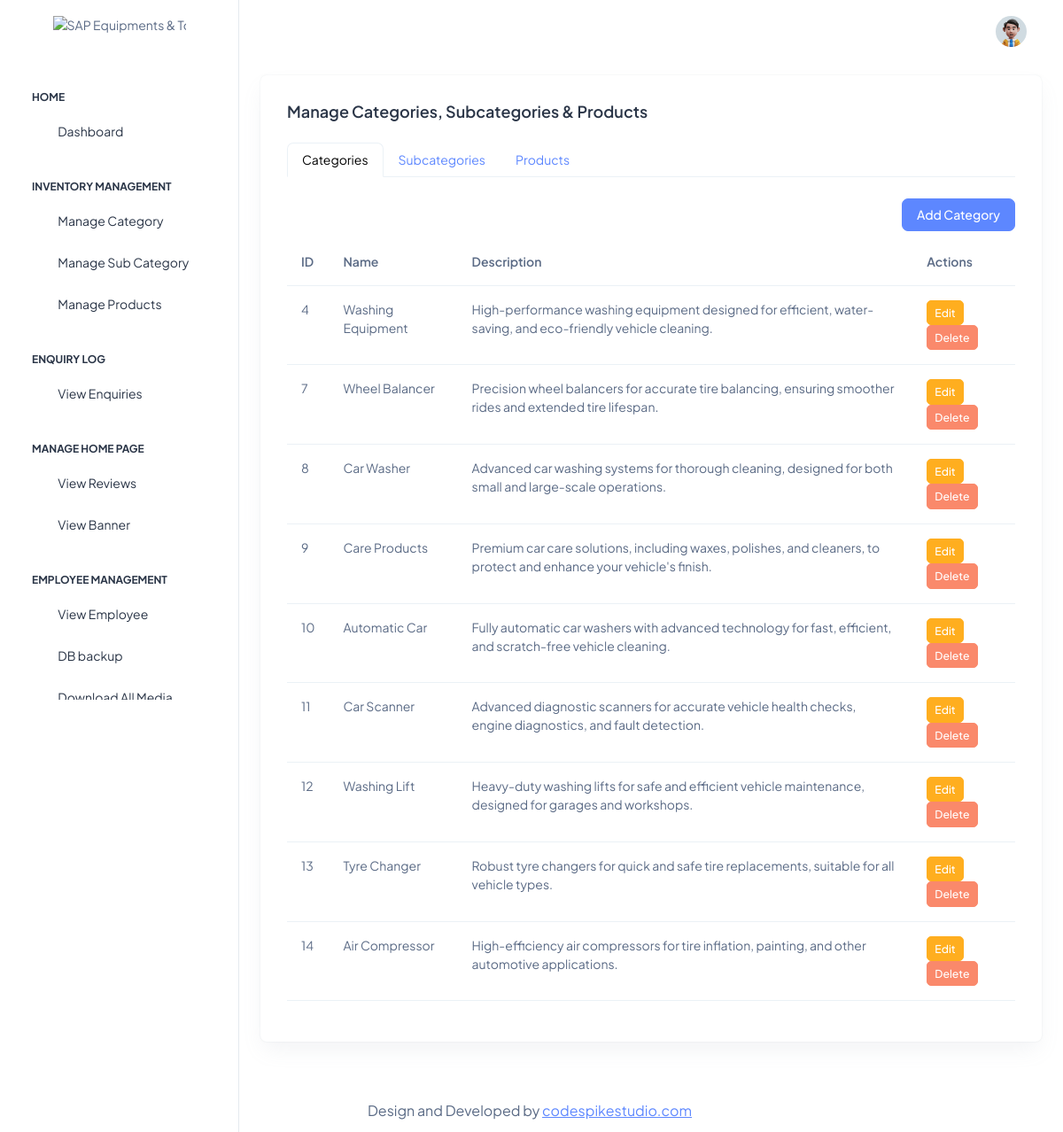
Screenshot of /manage-items/ with the database file from the repository.
### products/models.py (models this page shows, shortened)
class Category(models.Model):
    name = models.CharField(max_length=255)
    description = models.TextField()
    image = models.ImageField(upload_to='category_images/', null=True, blank=True)

### products/views.py (the view)
# urls.py: path('manage-items/', ManageItemsView.as_view(), name='manage_items'),
class ManageItemsView(ListView):
    template_name = 'admin_panel/manage_items.html'
    context_object_name = 'items'
    def get_context_data(self, **kwargs):
        context = super().get_context_data(**kwargs)
        context['categories'] = Category.objects.all()
        context['subcategories'] = subcategory.objects.all()
        context['products'] = Product.objects.all()
        return context
    def get_queryset(self):
        return None  # We're using get_context_data for multiple querysets

### templates/admin_panel/manage_items.html (shortened to what this page needs)
{% extends 'admin_panel/index.html' %}
{% block content %}
<div class="container-fluid" style="max-width: none;">
  <div class="card">
    <div class="card-body">
      <h5 class="card-title fw-semibold mb-4">Manage Categories, Subcategories & Products</h5>
      <ul class="nav nav-tabs" id="manageTabs">
        <li class="nav-item">
          <a class="nav-link active" data-bs-toggle="tab" href="#categories">Categories</a>
        </li>
        <li class="nav-item">
          <a class="nav-link" data-bs-toggle="tab" href="#subcategories">Subcategories</a>
        </li>
        <li class="nav-item">
          <a class="nav-link" data-bs-toggle="tab" href="#products">Products</a>
        </li>
      </ul>
      <div class="tab-content mt-4">
        <div id="categories" class="tab-pane fade show active">
          <div class="d-flex justify-content-end mb-2">
            <a href="{% url 'add_category' %}" class="btn btn-primary">Add Category</a>
          </div>
          <table class="table">
            <thead>
              <tr>
                <th>ID</th>
                <th>Name</th>
                <th>Description</th>
                <th>Actions</th>
              </tr>
            </thead>
            <tbody>
              {% for category in categories %}
              <tr>
                <td>{{ category.id }}</td>
                <td>{{ category.name }}</td>
                <td>{{ category.description }}</td>
                <td>
                  <a href="{% url 'edit_category' category.id %}" class="btn btn-warning btn-sm">Edit</a>
                  <button class="btn btn-danger btn-sm" data-bs-toggle="modal" data-bs-target="#deleteCategory{{ category.id }}">Delete</button>
                </td>
              </tr>
              {% endfor %}
            </tbody>
          </table>
        </div>
      </div>
    </div>
  </div>
</div>
{% endblock %}

### rows the page displays
Category: id "4", name "Washing Equipment", description "High-performance washing equipment designed for efficient, water-saving, and eco-friendly vehicle cleaning."
Category: id "7", name "Wheel Balancer", description "Precision wheel balancers for accurate tire balancing, ensuring smoother rides and extended tire lifespan."
Category: id "8", name "Car Washer", description "Advanced car washing systems for thorough cleaning, designed for both small and large-scale operations."
Category: id "9", name "Care Products", description "Premium car care solutions, including waxes, polishes, and cleaners, to protect and enhance your vehicle's finish."
Category: id "10", name "Automatic Car", description "Fully automatic car washers with advanced technology for fast, efficient, and scratch-free vehicle cleaning."
Category: id "11", name "Car Scanner", description "Advanced diagnostic scanners for accurate vehicle health checks, engine diagnostics, and fault detection."
Category: id "12", name "Washing Lift", description "Heavy-duty washing lifts for safe and efficient vehicle maintenance, designed for garages and workshops."
Category: id "13", name "Tyre Changer", description "Robust tyre changers for quick and safe tire replacements, suitable for all vehicle types."
Category: id "14", name "Air Compressor", description "High-efficiency air compressors for tire inflation, painting, and other automotive applications."
